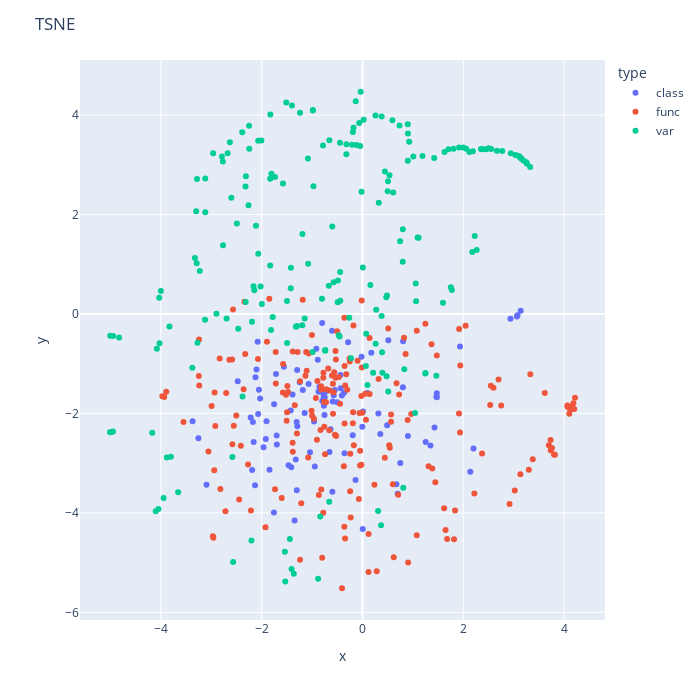

The code cell stored with this chart in its notebook:
### Code cell
t = ["class"] * 100 + ["func"] * 200 + ["var"] * 200
index = list(range(100)) + list(range(200)) + list(range(200))
df = pd.DataFrame(data={"x": var_embeddings_2[:, 0], "y": var_embeddings_2[:, 1], "type": t, "index": index})
fig = px.scatter(df, x="x", y="y", color="type", hover_data=["index"])
fig.update_layout(title="TSNE", width=700, height=700)
plotly.offline.iplot(fig)

### Figure 1 — Plotly figure (JSON) as saved in the notebook; plotly's stock layout.template omitted (floating-point values rounded to 4 significant figures; data arrays with more than 128 entries replaced by an {"elided": "..."} marker saying what was removed)
{"data": [{"customdata": [[0], [1], [2], [3], [4], [5], [6], [7], [8], [9], [10], [11], [12], [13], [14], [15], [16], [17], [18], [19], [20], [21], [22], [23], [24], [25], [26], [27], [28], [29], [30], [31], [32], [33], [34], [35], [36], [37], [38], [39], [40], [41], [42], [43], [44], [45], [46], [47], [48], [49], [50], [51], [52], [53], [54], [55], [56], [57], [58], [59], [60], [61], [62], [63], [64], [65], [66], [67], [68], [69], [70], [71], [72], [73], [74], [75], [76], [77], [78], [79], [80], [81], [82], [83], [84], [85], [86], [87], [88], [89], [90], [91], [92], [93], [94], [95], [96], [97], [98], [99]], "hovertemplate": "type=class<br>x=%{x}<br>y=%{y}<br>index=%{customdata[0]}<extra></extra>", "legendgroup": "class", "marker": {"color": "#636efa", "symbol": "circle"}, "mode": "markers", "name": "class", "orientation": "v", "showlegend": true, "x": [3.138, 3.077, 3.063, 2.935, 1.935, 1.475, 1.467, 1.474, 1.429, 1.253, -0.3571, 0.9004, 2.202, 2.139, -0.1381, 0.4892, -0.1935, 1.349, 0.805, 0.513, 0.1743, -0.915, -1.715, -2.131, -0.5971, 0.6984, -0.285, -3.255, -2.218, -0.7993, -0.6031, -2.123, -1.918, -0.9462, -1.466, -1.412, -0.7534, -3.094, -1.346, 0.005288, 0.3148, 0.8023, 0.3541, 0.6734, 0.7502, -2.102, -2.03, -1.699, -2.174, -1.752, -2.188, -0.003624, -1.423, -0.6548, -1.041, -1.293, -3.37, 0.0112, -0.0178, 0.09898, -1.183, -1.245, -1.559, -1.296, -2.079, -2.475, -2.054, -1.323, -1.757, -1.844, -1.303, -0.96, -0.6337, -1.388, -2.159, -1.702, -1.306, -1.962, -1.904, -2.069, -1.147, -0.4387, -0.8712, -1.068, -0.3666, -0.5491, -0.4331, -0.7263, -0.7976, -0.8863, -0.5032, -0.5712, -0.5903, -0.7675, -0.8546, -0.7758, -0.4079, -0.7653, -0.7488, -0.77], "xaxis": "x", "y": [0.06288, -0.02724, -0.04944, -0.09866, -0.6531, -1.677, -1.665, -1.594, -2.285, -2.574, -2.799, -2.454, -2.703, -3.172, -3.338, -2.24, -2.44, -2.645, -0.5482, -0.5287, -0.782, -0.6976, -1.209, -3.447, -3.575, -3.613, -0.5712, -2.498, -2.083, -0.1817, -0.338, -1.275, -2.516, -3.067, -3.044, -3.083, -2.033, -3.433, -4.154, -4.326, -2.002, -1.472, -2.413, -3.422, -2.998, -1.118, -1.7, -2.627, -2.174, -1.814, -3.136, -2.269, -1.943, -2.777, -2.782, -2.26, -2.16, -1.963, -0.8585, -1.591, -1.53, -1.373, -1.059, -1.127, -0.5589, -1.352, -1.526, -2.929, -3.994, -3.132, -3.545, -2.16, -2.321, -1.618, -2.574, -2.443, -2.175, -2.682, -2.159, -2.012, -1.992, -1.229, -1.563, -1.407, -1.583, -1.531, -1.496, -1.559, -1.749, -0.9231, -1.774, -1.637, -1.759, -1.634, -1.466, -1.589, -1.64, -1.845, -1.682, -1.685], "yaxis": "y", "type": "scatter"}, {"customdata": {"elided": "200x1 int values"}, "hovertemplate": "type=func<br>x=%{x}<br>y=%{y}<br>index=%{customdata[0]}<extra></extra>", "legendgroup": "func", "marker": {"color": "#EF553B", "symbol": "circle"}, "mode": "markers", "name": "func", "orientation": "v", "showlegend": true, "x": {"elided": "200 float values"}, "xaxis": "x", "y": {"elided": "200 float values"}, "yaxis": "y", "type": "scatter"}, {"customdata": {"elided": "200x1 int values"}, "hovertemplate": "type=var<br>x=%{x}<br>y=%{y}<br>index=%{customdata[0]}<extra></extra>", "legendgroup": "var", "marker": {"color": "#00cc96", "symbol": "circle"}, "mode": "markers", "name": "var", "orientation": "v", "showlegend": true, "x": {"elided": "200 float values"}, "xaxis": "x", "y": {"elided": "200 float values"}, "yaxis": "y", "type": "scatter"}], "layout": {"height": 700, "legend": {"title": {"text": "type"}, "tracegroupgap": 0}, "margin": {"t": 60}, "title": {"text": "TSNE"}, "width": 700, "xaxis": {"anchor": "y", "domain": [0.0, 1.0], "title": {"text": "x"}}, "yaxis": {"anchor": "x", "domain": [0.0, 1.0], "title": {"text": "y"}}}}
